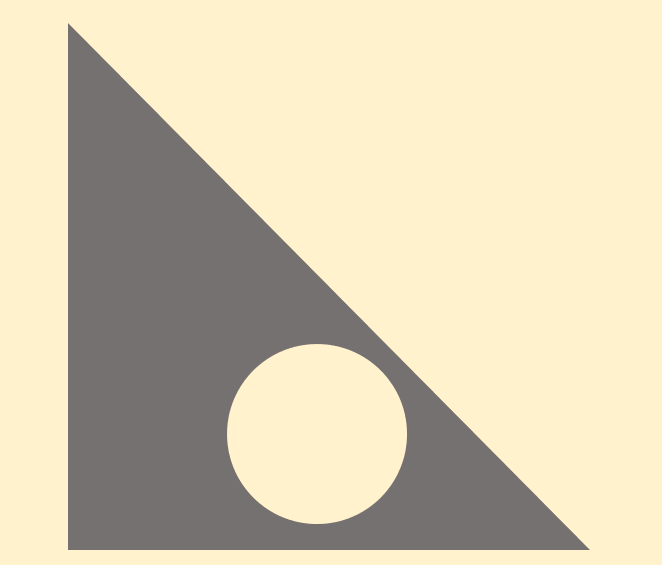
%> input picture HW2/HW2.bmp, 662 x 565 px
$ octave Problem_2a.m   (GNU Octave 9; MATLAB toolbox functions it lacks are replaced by stand-ins)
%> lines starting %> are read from the running program, lines starting %| are printed output that depends on the picture; in (x1, y1, x2, y2) boxes, pixels count from 0 and x2, y2 are one past the last pixel; in counts of white or black regions, pixels touching at a corner belong together; the program's own positions count from 1
### HW2/peakdet.m
function [maxtab, mintab]=peakdet(v, delta, x)
%PEAKDET Detect peaks in a vector
%        [MAXTAB, MINTAB] = PEAKDET(V, DELTA) finds the local
%        maxima and minima ("peaks") in the vector V.
%        MAXTAB and MINTAB consists of two columns. Column 1
%        contains indices in V, and column 2 the found values.
%
%        With [MAXTAB, MINTAB] = PEAKDET(V, DELTA, X) the indices
%        in MAXTAB and MINTAB are replaced with the corresponding
%        X-values.
%
%        A point is considered a maximum peak if it has the maximal
%        value, and was preceded (to the left) by a value lower by
%        DELTA.

% Eli Billauer, 3.4.05 (Explicitly not copyrighted).
% This function is released to the public domain; Any use is allowed.

maxtab = [];
mintab = [];

v = v(:); % Just in case this wasn't a proper vector

if nargin < 3
  x = (1:length(v))';
else
  x = x(:);
  if length(v)~= length(x)
    error('Input vectors v and x must have same length');
  end
end

if (length(delta(:)))>1
  error('Input argument DELTA must be a scalar');
end

if delta <= 0
  error('Input argument DELTA must be positive');
end

mn = Inf; mx = -Inf;
mnpos = NaN; mxpos = NaN;

lookformax = 1;

for i=1:length(v)
  this = v(i);
  if this > mx, mx = this; mxpos = x(i); end
  if this < mn, mn = this; mnpos = x(i); end

  if lookformax
    if this < mx-delta
      maxtab = [maxtab ; mxpos mx];
      mn = this; mnpos = x(i);
      lookformax = 0;
    end
  else
    if this > mn+delta
      mintab = [mintab ; mnpos mn];
      mx = this; mxpos = x(i);
      lookformax = 1;
    end
  end
end

### HW2/Problem_2a.m
%% Machine Vision Homework 2
% Problem 2 Part a
% Arthor: Xinyi Cai

%% Housekeeping
clc;
clear all;

%% Import the image and low level processing
img = imread('HW2.bmp');
%> img is the input picture: size 565x662x3 uint8; mean R, G, B 213.9, 203.3, 176.7
img_gray = rgb2gray(img);
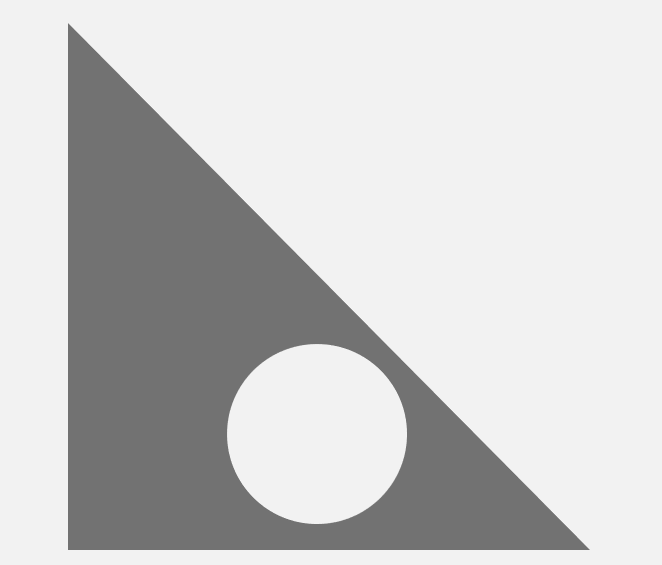
%> img_gray: size 565x662 uint8; min 114, max 242, mean 203.6
img_BW = imbinarize(img_gray);
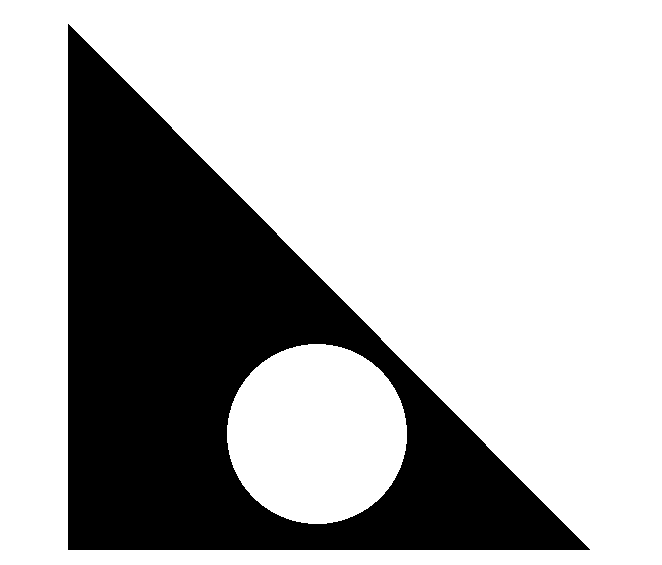
%> img_BW: size 565x662 logical; 70% white; 1 black region, box (x1, y1, x2, y2) and area: (68, 24, 590, 550) 112105
img_BW = imcomplement(img_BW);
img_edge = edge(img_BW);
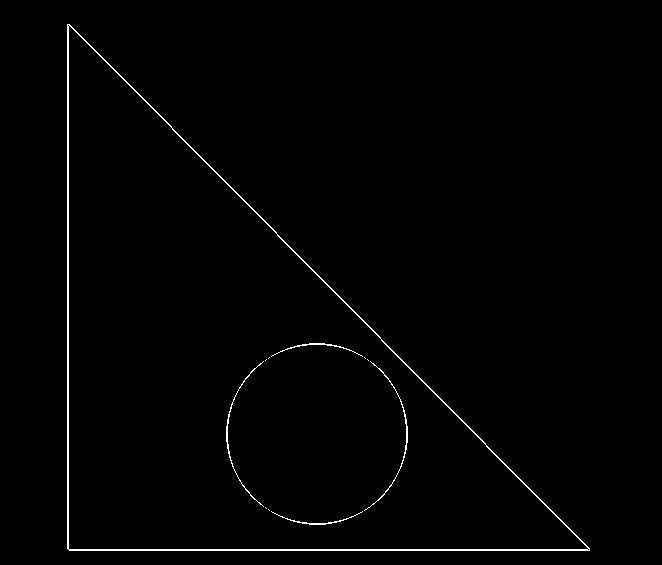
%> img_edge: size 565x662 logical; 1% white in thin lines or dots, all inside (x1, y1, x2, y2) = (67, 24, 590, 551)
B = bwboundaries(img_BW, 'holes');
%> B = 2 boundaries; box (x1, y1, x2, y2) and points: (68, 24, 590, 550) 1572, (227, 344, 407, 524) 509
B = B{1};
%> B = 1572 rows, first 12: [25 69; 26 70; 27 71; 28 72; 29 73; 30 74; 31 75; 32 76; 33 77; 34 78; 35 79; 36 80]
x0 = B(:, 2);
%> x0 = 1572 values, max 590 at index 526, min 69 at index 1, mean 242.3
y0 = B(:, 1);
%> y0 = 1572 values, max 550 at index 526, min 25 at index 1, mean 374.3

img_stats = regionprops('table', bwconncomp(img_BW));
%> img_stats = 1 region; box (x1, y1, x2, y2), Area and Centroid: (68, 24, 590, 550) 112105 [225.5 361.3]
centroids = cat(1, img_stats.Centroid);
%> centroids = [225.5 361.3]

xc = centroids(1,1);
%> xc = 225.5
yc = centroids(1,2);
%> yc = 361.3

% [5 lines of commented-out code are left out]

%% Calculate the rho-theta signature
x_X = x0 - xc;
%> x_X = 1572 values, max 364.5 at index 526, min -156.5 at index 1, mean 16.82
y_Y = y0 - yc;
%> y_Y = 1572 values, max 188.7 at index 526, min -336.3 at index 1, mean 13

for i = 1:length(B)
    if (y_Y(i) >= 0) && (x_X(i) >= 0)
        theta(i, :) = atan2(abs(y_Y(i)), abs(x_X(i)))*180/pi;
        rho(i, :) = sqrt(y_Y(i)^2 + x_X(i)^2);

    elseif (y_Y(i) > 0) && (x_X(i) < 0)
        theta(i, :) = 180 - atan2(abs(y_Y(i)), abs(x_X(i)))*180/pi;
        rho(i, :) = sqrt(y_Y(i)^2 + x_X(i)^2);

    elseif (y_Y(i) < 0) && (x_X(i) < 0)
        theta(i, :) = atan2(abs(y_Y(i)), abs(x_X(i)))*180/pi + 180;
        rho(i, :) = sqrt(y_Y(i)^2 + x_X(i)^2);

    elseif (y_Y(i) < 0) && (x_X(i) > 0)
        theta(i, :) = 360 - atan2(abs(y_Y(i)), abs(x_X(i)))*180/pi;
        rho(i, :) = sqrt(y_Y(i)^2 + x_X(i)^2);
    end
end
%> after the loop, rho = 1572 values, max 410.4 at index 526, min 125.7 at index 248, mean 236.9; theta = 1572 values, max 359.9 at index 337, min 0.216 at index 338, mean 152

%% Find the peaks in the rho-theta graph
[peaks, valleys] = peakdet(rho, 5, theta);
%> in peakdet, `v = v(:); % Just in case this wasn't a proper vector`: v has the same summary as rho outside peakdet
%> in peakdet, `x = x(:);`: x has the same summary as theta outside peakdet
%> the loop in peakdet, `for i=1:length(v)` made 1572 passes
%> (this, mx, mxpos, mn, mnpos) on pass 1: (371, 371, 245, 371, 245)
%> (this, mn, mnpos, maxtab, lookformax) on pass 5: (365.7, 365.7, 245.3, [245 371], 0)
%> after the loop in peakdet, `for i=1:length(v)`: lookformax = 1; maxtab = [245 371; 27.37 410.4; 129.7 245.1]; mintab = [314.7 125.7; 89.85 188.7; 180.1 156.5]; mn = 156.5; mnpos = 180.1
%> peaks = [245 371; 27.37 410.4; 129.7 245.1]; valleys = [314.7 125.7; 89.85 188.7; 180.1 156.5]

theta_peaks = peaks(:,1);
%> theta_peaks = [245; 27.37; 129.7]
rho_peaks = peaks(:,2);
%> rho_peaks = [371; 410.4; 245.1]

figure;
scatter(theta, rho)
hold on;
scatter(theta_peaks, rho_peaks, 30, 'r*');
title('Rho-Theta Plot')
xlabel('\theta (degree)')
ylabel('\rho ')
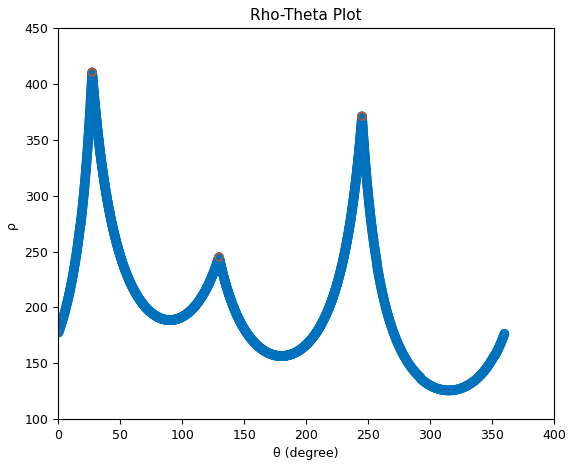
%> figure redrawn from the program's plot data
hold off

%% Translate from image coord back to global coord
X0 = zeros(length(peaks), 1);
Y0 = zeros(length(peaks), 1);

for i = 1:length(peaks)
    X0(i) = xc + rho_peaks(i)*cosd(theta_peaks(i));
    Y0(i) = yc + rho_peaks(i)*sind(theta_peaks(i));
end
%> this loop made 3 passes
%> after the loop, X0 = [69; 590; 69]; Y0 = [25; 550; 550]

%% Plot the graph
figure;
imshow(img)
hold on;
scatter(X0, Y0, 80, 'r*')
for i = 1:length(X0)
    text(X0(i)+10, Y0(i)-5,...
        ['(' num2str(X0(i)),',' num2str(Y0(i)) ')']);
end
title('Corner detection on the image')
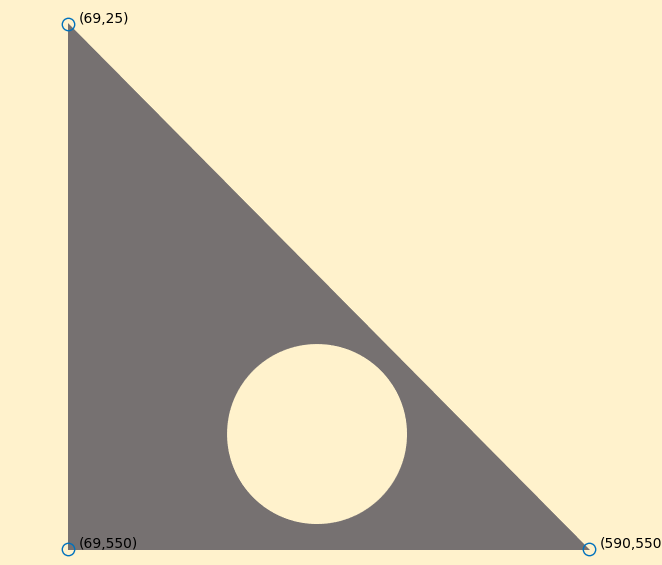
%> figure redrawn from the program's plot data; its title reads 'Corner detection on the image'
hold off
